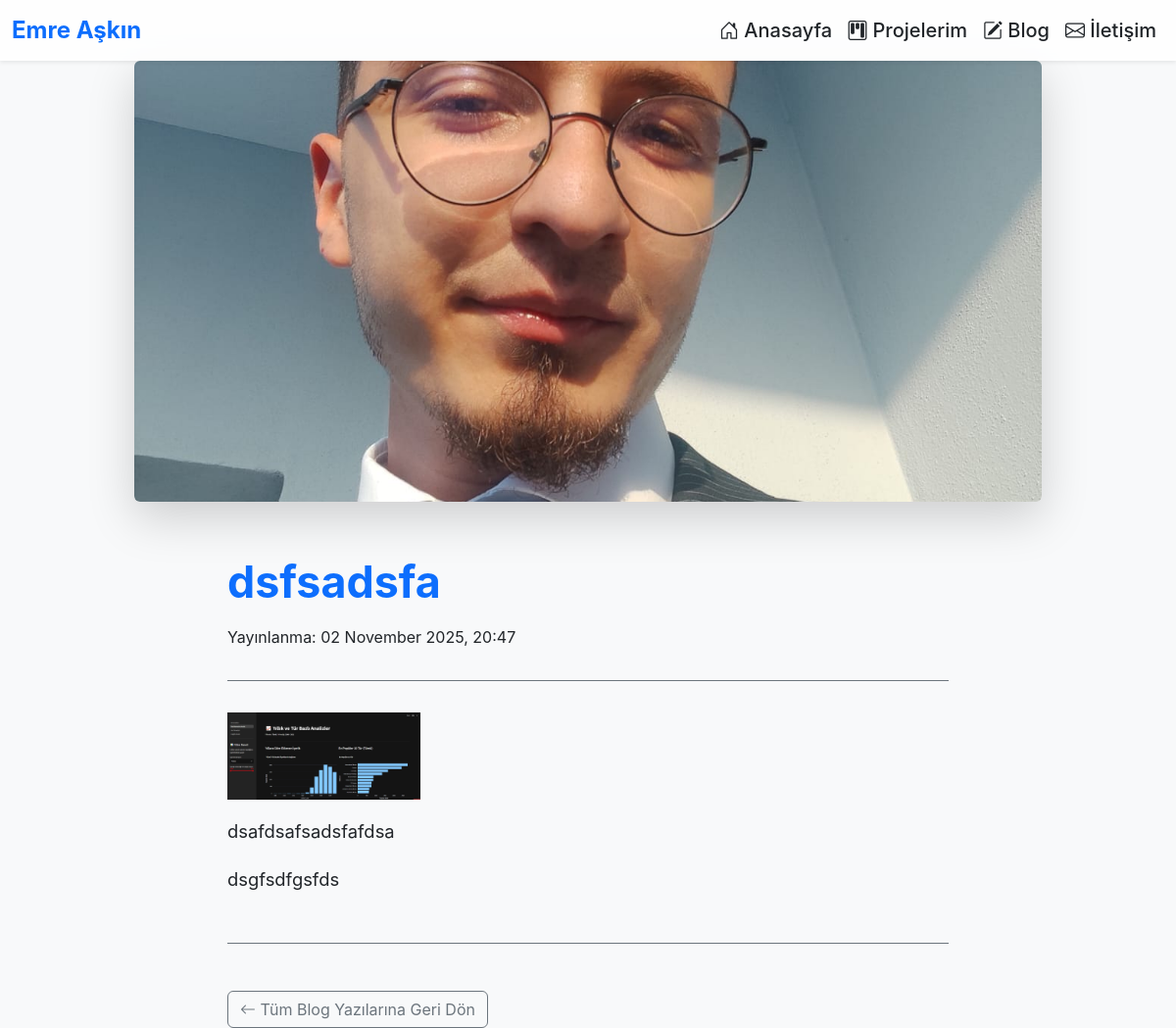
The app's page /blog/2/ with its own data.
### blog/models.py (models this page shows, shortened)
class Post(models.Model):
    title = models.CharField(max_length=255)
    cover_image = models.ImageField(
        upload_to='blog_covers/',
        blank=True, null=True,
        verbose_name="Kapak Resmi (Örn: 1200x600px)"
    )
    content = RichTextField(verbose_name="İçerik")
    created_at = models.DateTimeField(auto_now_add=True)
    updated_at = models.DateTimeField(auto_now=True)
    class Meta:
        ordering = ['-created_at']

### blog/views.py (the view)
# urls.py: path('<int:pk>/', views.post_detail_view, name='post_detail'),
def post_detail_view(request, pk):
    post = get_object_or_404(Post, pk=pk)
    context = {
        'post': post, # 'post'u şablona gönder
    }
    return render(request, 'blog/post_detail.html', context)

### templates/blog/post_detail.html (shortened to what this page needs)
{% extends '_base.html' %}
{% load static %}
{% block content %}
<div class="container">
    {% if post.cover_image %}
        <div class="row justify-content-center mb-4" data-aos="fade-in">
            <div class="col-lg-10">
                <img src="{{ post.cover_image.url }}" class="img-fluid rounded shadow-lg"
                     alt="{{ post.title }} Kapak Resmi"
                     style="width: 100%; max-height: 450px; object-fit: cover;">
            </div>
        </div>
    {% endif %}
    <div class="row justify-content-center">
        <div class="col-lg-8">
            <h1 class="display-5 fw-bold text-primary" style="font-size: 2.8rem; margin-top: 2rem;" data-aos="fade-up">
                {{ post.title }}
            </h1>
            <p class="post-meta" style="margin-top: 1rem; margin-bottom: 2rem;" data-aos="fade-up" data-aos-delay="100">
                Yayınlanma: {{ post.created_at|date:"d F Y, H:i" }}
            </p>
            <hr class="border-secondary" data-aos="fade-up" data-aos-delay="150">
            <div class="post-content" style="font-size: 1.15rem; line-height: 1.8; margin-top: 2rem;" data-aos="fade-up" data-aos-delay="200">
                {{ post.content|safe }}
            </div>
            <hr class="my-5 border-secondary" data-aos="fade-up">
            <a href="{% url 'post_list' %}" class="btn btn-outline-secondary" data-aos="fade-up">
                <i class="bi bi-arrow-left"></i> Tüm Blog Yazılarına Geri Dön
            </a>
        </div>
    </div>
</div>
{% endblock content %}

### static/css/main.css (style rules this page uses)
:root { --primary-color: #0d6efd; --primary-hover: #0b5ed7; --bg-color: #f8f9fa; --surface-color: #ffffff; --text-color: #212529; --text-muted: #6c757d; --border-color: #dee2e6; --font-sans: -apple-system, BlinkMacSystemFont, "Segoe UI", Roboto, Helvetica, Arial, sans-serif; }
body { font-family: var(--font-sans); background-color: var(--bg-color); color: var(--text-color); }
h1, h2, h3, h4, h5, h6 { color: var(--primary-color); font-weight: 700; }

### records on screen
Post: cover_image (picture), title "dsfsadsfa", created_at "02 November 2025, 20:47", content (picture), content "dsafdsafsadsfafdsa dsgfsdfgsfds"
